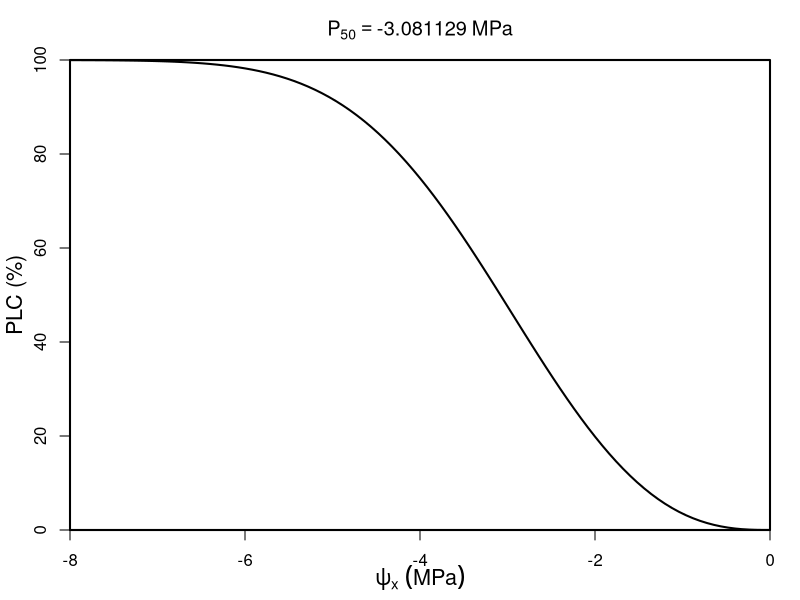

Generate this figure with R:

# PLC(w)
PLCf <- function(x, c=2.64, d=3.54)(1-exp(-(-x/d)^c))*100

f <- function(x)PLCf(x)-50
P50 <- uniroot(f, c(-8, 0), tol=.Machine$double.eps)$root

# Figures
windows(8, 6)
par(mgp=c(2.2, 1, 0), xaxs="i", yaxs="i", lwd=2, mar=c(3.5, 3.5, 3, 1.5), mfrow=c(1,1))
curve(PLCf, -8, 0, xlim=c(-8, 0), ylim=c(0, 100),
      xlab=expression(psi[x]~(MPa)), ylab="PLC (%)",
      main=as.expression(bquote(P[50]==.(P50)~MPa)), cex.lab=1.3)

